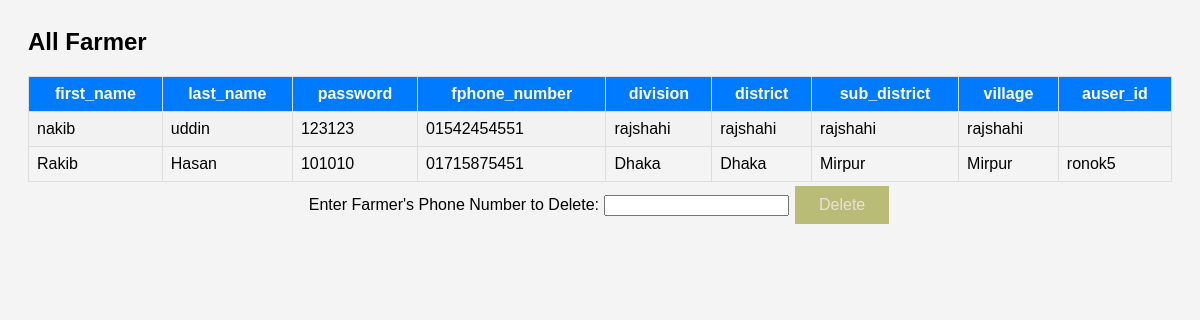
The page /DBMS_Group-12/all_farmer.php on the database its author committed.
### tables this page shows
CREATE TABLE `farmer` (
  `first_name` text NOT NULL,
  `last_name` text NOT NULL,
  `password` int(8) NOT NULL,
  `fphone_number` varchar(11) NOT NULL,
  `division` text NOT NULL,
  `district` text NOT NULL,
  `sub_district` text NOT NULL,
  `village` text NOT NULL,
  `auser_id` varchar(6) NOT NULL
);

### DBMS_Group-12/all_farmer.php (the view, shortened to what this page needs)
<?php
include 'Connection.php';
$sql = "SELECT * FROM farmer";
$result = $conn->query($sql);
if ($result->num_rows > 0) {
    echo "<html><head><title>All Farmer</title></head><body>";
    echo "<h2>All Farmer</h2>";
    echo "<table border='1'>";
    echo "<tr><th>first_name</th><th>last_name</th><th>password</th><th>fphone_number </th><th>division</th><th>district</th><th>sub_district</th><th>village</th><th>auser_id</th></tr>";
    while ($row = $result->fetch_assoc()) {
        echo "<tr><td>" . $row["first_name"] . "</td><td>" . $row["last_name"] . "</td><td>" . $row["password"] . "</td><td>" . $row["fphone_number"] . "</td><td>" . $row["division"] . "</td><td>" . $row["district"] . "</td><td>" . $row["sub_district"] . "</td><td>" . $row["village"] . "</td><td>" . $row["auser_id"] . "</td></tr>";
    }
    echo "</table>";
    echo "</body></html>";
} else {
    echo "No data found";
}
?>
<!DOCTYPE html>
<html lang="en">
<head>
    <link rel="stylesheet" href="F_history.css">
</head>
<body>
<form action="delete_f.php" method="post">
    <div style="text-align:center;">
        <label for="fphone_number">Enter Farmer's Phone Number to Delete:</label>
        <input type="text" id="fphone_number" name="fphone_number" required>
        <button type="submit">Delete</button>
    </div>
</form>
</body>
</html>

### DBMS_Group-12/F_history.css (style rules this page uses)
button { background-color: #b9bc77; border: none; color: rgb(234, 223, 223); padding: 10px 24px; text-align: center; text-decoration: none; display: inline-block; font-size: 16px; margin: 4px 2px; transition-duration: 0.4s; cursor: pointer; }
* { text-decoration: none; }

### DBMS_Group-12/all_farmer.php (style rules this page uses)
body { font-family: Arial, sans-serif; background-color: #f4f4f4; padding: 20px; }
table { width: 100%; border-collapse: collapse; }
table, th, td { border: 1px solid #ddd; padding: 8px; }
th { background-color: #007bff; color: white; }
tr:nth-child(even) { background-color: #f2f2f2; }

### rows shown on the page
farmer: first_name "nakib", last_name "uddin", password "123123", fphone_number "01542454551", division "rajshahi", district "rajshahi", sub_district "rajshahi", village "rajshahi"
farmer: first_name "Rakib", last_name "Hasan", password "101010", fphone_number "01715875451", division "Dhaka", district "Dhaka", sub_district "Mirpur", village "Mirpur", auser "ronok5"
